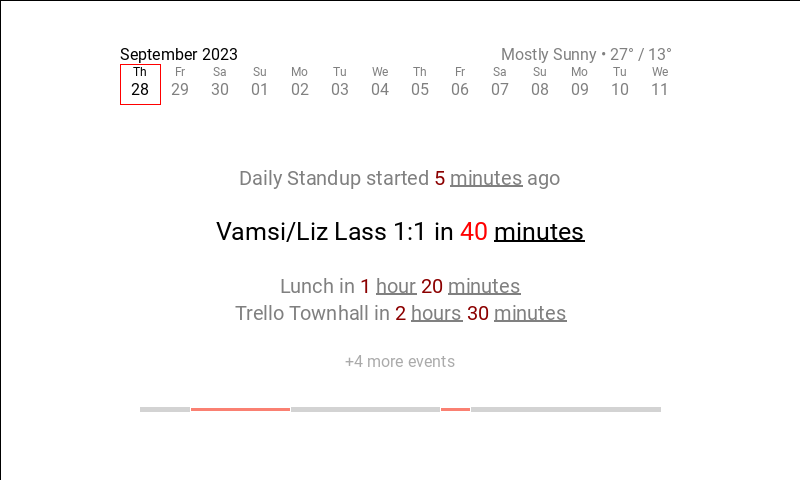

This chart was generated by the following Python code:
import datetime as dt
from typing import Tuple
from image_utils_server import PillowBackend, Image, Box, TextSegment, FontHelper
from image_utils_client import deserialize
from PIL import ImageDraw

###############################################
#                    SERVER
###############################################

WIDTH = 800
HEIGHT = 480

PADDING = 8  # See 8-point grid system: https://uxplanet.org/everything-you-should-know-about-8-point-grid-system-in-ux-design-b69cb945b18d

PRIMARY_RED = '#e53031'
SECONDARY_RED = '#ef9798'
PRIMARY_BLACK = 'black'
PRIMARY_BLANK = 'white'

FONT_PATH = './fonts/NotoSans-Regular.ttf'


def server() -> Tuple[bytes, bytes]:
    font_helper = FontHelper(FONT_PATH)
    image = Image.new('RGB', (WIDTH, HEIGHT), PRIMARY_BLANK)
    # seperate black & red layers
    layer = PillowBackend(image, mode=image.mode, font_helper=font_helper)
    red_layer = PillowBackend(image, mode=image.mode, font_helper=font_helper)

    # full card
    full = Box(0, 0, WIDTH, HEIGHT)
    layer.outline_box(full)

    # title box + summary
    event_summary = [
        TextSegment("Vamsi/Liz Lass 1:1 in "),
        TextSegment("40 ", color=PRIMARY_RED, layer=red_layer),
        TextSegment("minutes", underline=True)
    ]
    event_summary_bb, _ = layer.text_series(
        WIDTH / 2, HEIGHT / 2, event_summary, size=25, anchor='ms'
    )

    # Next events
    next_event_summary = [
        TextSegment("Lunch in "),
        TextSegment("1 ", color=SECONDARY_RED, layer=red_layer),
        TextSegment("hour", underline=True),
        TextSegment(" 20 ", color=SECONDARY_RED, layer=red_layer),
        TextSegment("minutes", underline=True)
    ]
    next_event_bb, xs = layer.text_series(
        WIDTH / 2, event_summary_bb.bottom + PADDING * 4, next_event_summary, 
        size=20, anchor='ma', color='gray'
    )
    next_event_summary = [
        TextSegment("Trello Townhall in "),
        TextSegment("2 ", color=SECONDARY_RED, layer=red_layer),
        TextSegment("hours", underline=True),
        TextSegment(" 30 ", color=SECONDARY_RED, layer=red_layer),
        TextSegment("minutes", underline=True)
    ]
    next_event_bb, _ = layer.text_series(
        WIDTH / 2, next_event_bb.bottom + PADDING, next_event_summary, 
        size=20, anchor='ma', color='gray'
    )
    next_bottom = layer.template_text(
    WIDTH / 2, next_event_bb.bottom + PADDING * 4, '+4 more events', 
    size=16, anchor='ma', color=(170, 170, 170)
    )

    # previous event
    prev_event_summary = [
        TextSegment("Daily Standup started "),
        TextSegment("5 ", color=SECONDARY_RED, layer=red_layer),
        TextSegment("minutes", underline=True),
        TextSegment(" ago")
    ]
    prev_event_bb, _ = layer.text_series(
        WIDTH / 2, event_summary_bb.y - PADDING * 4, prev_event_summary, 
        size=20, anchor='md', color='gray'
    )

    # Bar chart
    bar_width = int(WIDTH * .65) # 520 is divisible by 8 (grid)
    bar = Box(WIDTH / 2 - bar_width // 2, next_bottom.bottom + PADDING * 5, bar_width, PADDING / 2)
    layer.fill_box(bar, color='lightgray')

    # Bar graph
    cal_spans = [(50, 100), (300, 30)] # hard-coded for now; dynamic later
    for span_offset, span_width in cal_spans:
        cal_box = Box(bar.x + span_offset, bar.y, span_width, bar.height)
        layer.fill_box(cal_box, color=PRIMARY_BLANK)
        red_layer.fill_box(cal_box, color=SECONDARY_RED)
        red_layer.outline_box(cal_box, color=PRIMARY_BLANK)

    # calendar/weather Header
    today = dt.date.today()
    NUM_DAYS = 14
    WEEKDAY_TOTAL_WIDTH = 560 # magic number divisible by 14 (weekdays) & 8 (grid)
    WEEKDAY_PADDING = WEEKDAY_TOTAL_WIDTH / NUM_DAYS
    WEEKDAY_TOP_PADDING = PADDING * 8

    weekday_offset = WIDTH / 2 - WEEKDAY_TOTAL_WIDTH / 2
    # headers
    layer.template_text(weekday_offset, WEEKDAY_TOP_PADDING, today.strftime("%B %Y"), size=16, anchor='ld')
    layer.template_text(WIDTH / 2 + WEEKDAY_TOTAL_WIDTH / 2 - PADDING, WEEKDAY_TOP_PADDING, "Mostly Sunny • 27° / 13°", size=16, anchor='rd', color='gray')
    # calendar
    for i in range(NUM_DAYS):
        curr = today + dt.timedelta(days=i)
        weekday = curr.strftime("%a")[:2]
        color = 'black' if i == 0 else 'gray'

        if i == 0:
            red_layer.outline_box(Box(weekday_offset, WEEKDAY_TOP_PADDING, WEEKDAY_TOTAL_WIDTH / NUM_DAYS, WEEKDAY_PADDING), color=PRIMARY_RED)
        layer.template_text(weekday_offset + WEEKDAY_PADDING / 2, WEEKDAY_TOP_PADDING, weekday, size=12, anchor='ma', color=color)
        layer.template_text(weekday_offset + WEEKDAY_PADDING / 2, WEEKDAY_TOP_PADDING + PADDING * 2, str(curr.day).zfill(2), size=16, anchor='ma', color=color)
        weekday_offset += WEEKDAY_TOTAL_WIDTH / NUM_DAYS
    return layer.serialize(), red_layer.serialize()

###############################################
#                    CLIENT
###############################################
def client(black_bytes: bytes, red_bytes: bytes) -> Image:
    client_image = Image.new('RGB', (WIDTH, HEIGHT), PRIMARY_BLANK)
    client_black_layer = ImageDraw.Draw(client_image)
    client_red_layer = ImageDraw.Draw(client_image)
    deserialize(client_black_layer, FONT_PATH, black_bytes)
    deserialize(client_red_layer, FONT_PATH, red_bytes)
    return client_image
    

if __name__ == '__main__':
    black_bytes, red_bytes = server()
    print(f'Bytes are sent over the network. Serialization Length:', len(black_bytes) + len(red_bytes), 'bytes')
    print('Client received bytes.')
    image = client(black_bytes, red_bytes)
    image.save('demo.png', format='png')
    print('Client saved `demo.png`')
